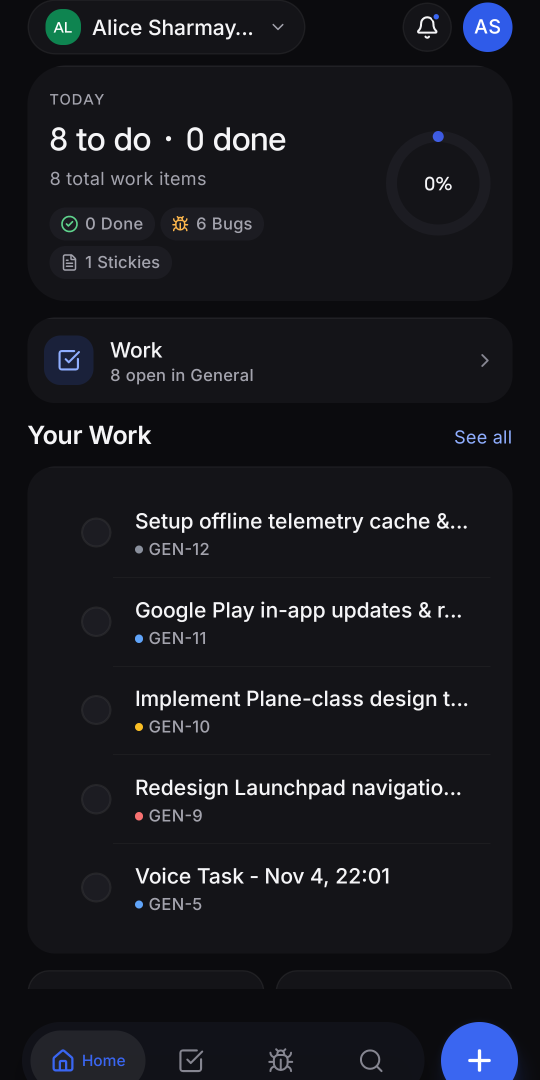
#> input picture playstore-assets/playstore/1_Home_Dashboard.png, 1080 x 2160 px, found by its file name (shown at 1/2 size)
$ python generate-creative-screenshots.py
#> lines starting #> are read from the running program, lines starting #| are printed output that depends on the picture
from PIL import Image, ImageDraw, ImageFont, ImageFilter
import os

out_dir = r'K:\Doit\playstore-assets\creative'
os.makedirs(out_dir, exist_ok=True)

slides = [
    {
        'file': '1_Home_Dashboard.png',
        'out': '01_PlayStore_Home_Dashboard.png',
        'badge': 'DAILY LAUNCHPAD',
        'badge_color': (59, 130, 246),
        'glow_color': (59, 130, 246),
        'title': 'Track Tasks With Speed & Clarity',
        'sub': 'Live progress rings, stat pills, and focused daily work.'
    },
    {
        'file': '2_Tasks_Board.png',
        'out': '02_PlayStore_Tasks_Board.png',
        'badge': 'SPRINT MANAGEMENT',
        'badge_color': (99, 102, 241),
        'glow_color': (99, 102, 241),
        'title': 'Organize Sprints & Workflows',
        'sub': 'Filter by Today, Inbox, or Upcoming with priority indicators.'
    },
    {
        'file': '3_Bug_Queue.png',
        'out': '03_PlayStore_Bug_Queue.png',
        'badge': 'INSTANT TELEMETRY',
        'badge_color': (244, 63, 94),
        'glow_color': (244, 63, 94),
        'title': 'Capture & Triage Bugs Rapidly',
        'sub': 'Automated device context, severity tiers, and shake intake.'
    },
    {
        'file': '4_Bug_Detail.png',
        'out': '04_PlayStore_AI_Prompt.png',
        'badge': 'AI-POWERED ACCELERATION',
        'badge_color': (168, 85, 247),
        'glow_color': (168, 85, 247),
        'title': 'Generate AI Solution Prompts',
        'sub': 'Turn tasks and bug reports into copy-ready coding prompts.'
    },
    {
        'file': '5_Our_Apps_Catalog.png',
        'out': '05_PlayStore_Our_Apps.png',
        'badge': 'SAMYUKT ECOSYSTEM',
        'badge_color': (16, 185, 129),
        'glow_color': (16, 185, 129),
        'title': 'Explore Our Companion Apps',
        'sub': 'Centralized registry of craft utilities, 100% privacy-first.'
    },
    {
        'file': '6_Settings_Ecosystem.png',
        'out': '06_PlayStore_Settings_Ecosystem.png',
        'badge': 'OFFLINE FIRST & ROBUST',
        'badge_color': (59, 130, 246),
        'glow_color': (59, 130, 246),
        'title': 'Engineered For Reliability',
        'sub': 'Native In-App Updates, dark-first styling, and zero bloat.'
    }
]

canvas_w, canvas_h = 1080, 2160
font_badge = ImageFont.truetype('segoeuib.ttf', 24)
font_title = ImageFont.truetype('segoeuib.ttf', 54)
font_sub = ImageFont.truetype('segoeui.ttf', 28)

for s in slides:
    bg = Image.new('RGB', (canvas_w, canvas_h), (8, 12, 22))
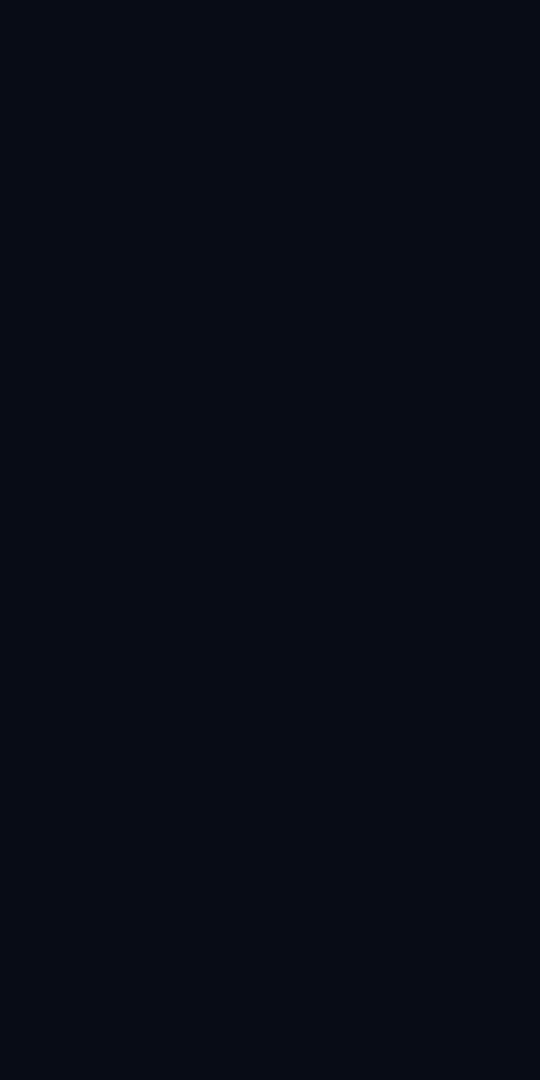
#> bg: PIL image 1080x2160 RGB (shown at 1/2 size); mean R, G, B 8, 12, 22

    # Glow
    glow = Image.new('RGBA', (canvas_w, canvas_h), (0, 0, 0, 0))
#> glow: PIL image 1080x2160 RGBA; every value is 0
    gdraw = ImageDraw.Draw(glow)
    gc = s['glow_color']
    gdraw.ellipse([120, 340, 960, 1100], fill=(gc[0], gc[1], gc[2], 65))
    glow = glow.filter(ImageFilter.GaussianBlur(110))
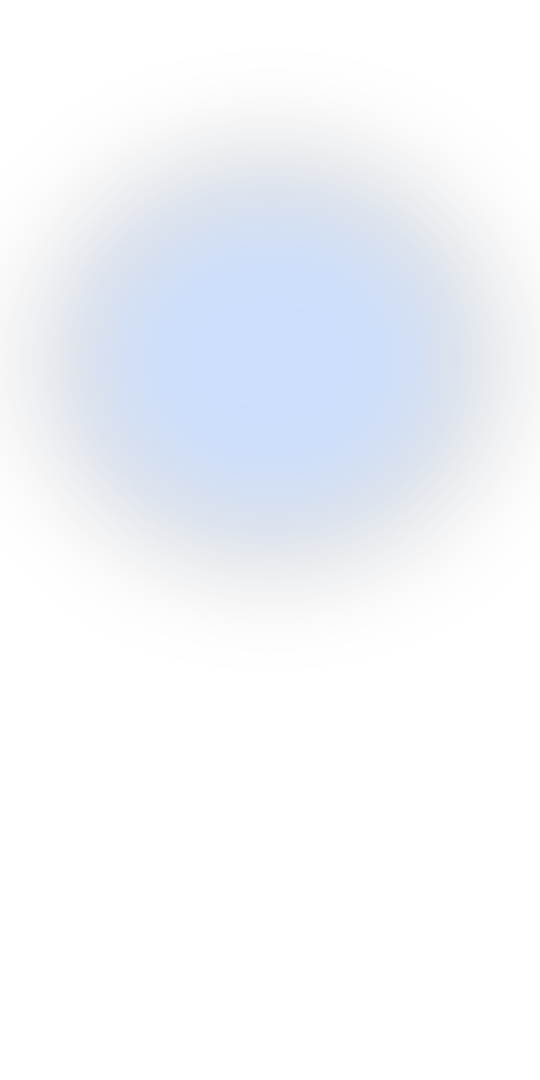
#> glow: PIL image 1080x2160 RGBA (shown at 1/2 size); mean R, G, B, A 12.6, 27.8, 52.6, 13.9; transparent parts drawn white
    bg.paste(Image.composite(glow, Image.new('RGBA', (canvas_w, canvas_h), (8, 12, 22, 255)), glow), (0, 0))
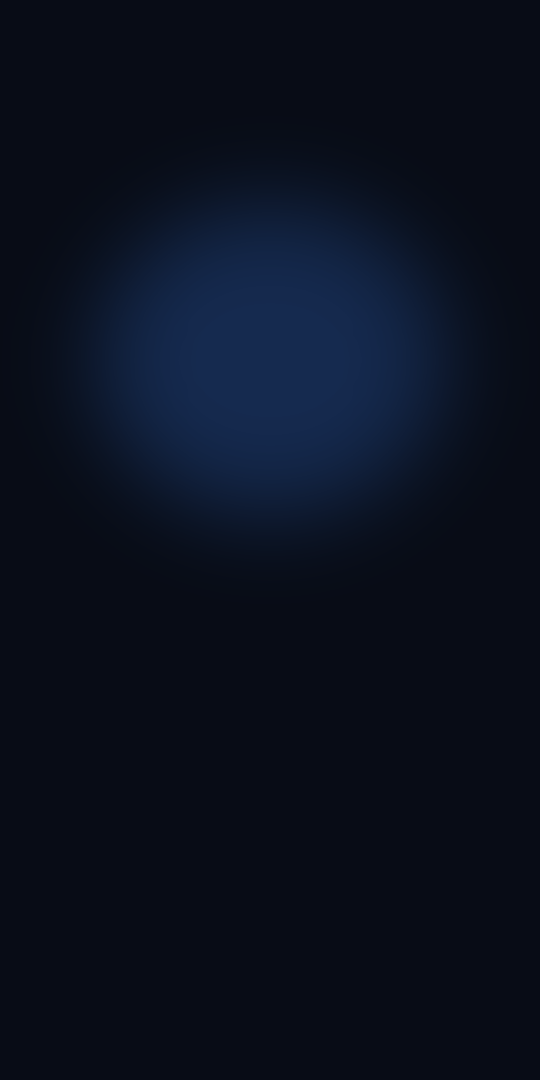
#> bg: PIL image 1080x2160 RGB (shown at 1/2 size); mean R, G, B 9.8, 16.3, 30.2

    draw = ImageDraw.Draw(bg)

    # Badge Pill
    bbox = font_badge.getbbox(s['badge'])
    bw = bbox[2] - bbox[0]
    bh = bbox[3] - bbox[1]
    px, py = 90, 85
    bc = s['badge_color']
    draw.rounded_rectangle([px, py, px + bw + 28, py + bh + 16], radius=16, fill=(int(bc[0]*0.2), int(bc[1]*0.2), int(bc[2]*0.2)), outline=bc, width=1)
    draw.text((px + 14, py + 7), s['badge'], font=font_badge, fill=(210, 230, 255))

    # Title & Sub
    draw.text((90, 155), s['title'], font=font_title, fill=(255, 255, 255))
    draw.text((90, 230), s['sub'], font=font_sub, fill=(148, 163, 184))

    # Mockup
    dev_w = 900
    dev_h = 1780
    dev_x = (canvas_w - dev_w) // 2
    dev_y = 330

    shadow = Image.new('RGBA', (canvas_w, canvas_h), (0, 0, 0, 0))
    sdraw = ImageDraw.Draw(shadow)
    sdraw.rounded_rectangle([dev_x - 12, dev_y - 6, dev_x + dev_w + 12, dev_y + dev_h + 12], radius=58, fill=(0, 0, 0, 180))
    shadow = shadow.filter(ImageFilter.GaussianBlur(34))
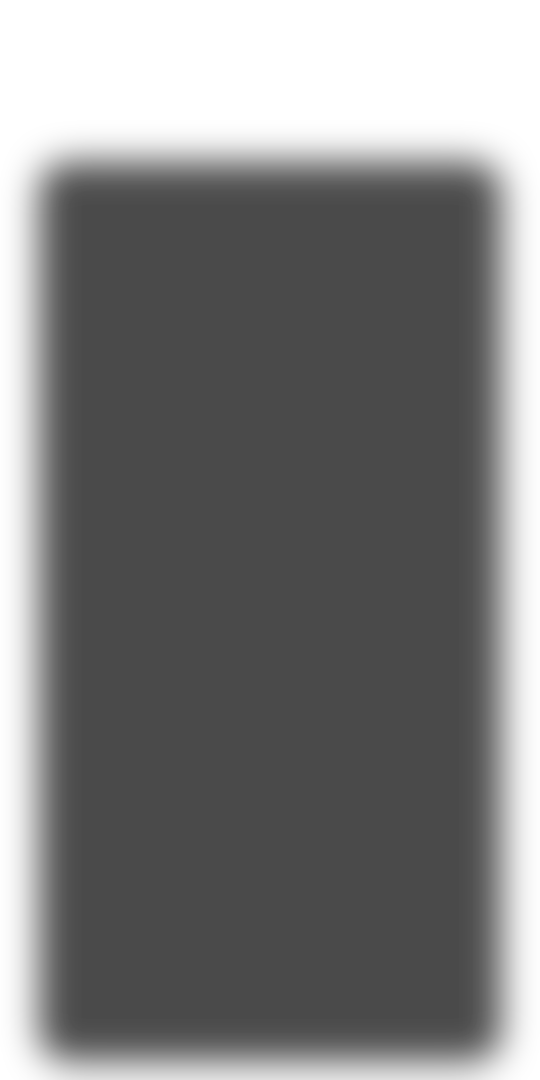
#> shadow: PIL image 1080x2160 RGBA (shown at 1/2 size); mean R, G, B, A 0, 0, 0, 128; transparent parts drawn white
    bg.paste(Image.composite(shadow, Image.new('RGBA', (canvas_w, canvas_h), (0, 0, 0, 0)), shadow), (0, 0), shadow)

    draw = ImageDraw.Draw(bg)
    draw.rounded_rectangle([dev_x, dev_y, dev_x + dev_w, dev_y + dev_h], radius=54, fill=(24, 29, 41), outline=(64, 73, 95), width=3)
    draw.rounded_rectangle([dev_x + 6, dev_y + 6, dev_x + dev_w - 6, dev_y + dev_h - 6], radius=48, fill=(11, 15, 23))

    scr_x = dev_x + 14
    scr_y = dev_y + 14
    scr_w = dev_w - 28
    scr_h = dev_h - 28

    screen_src = os.path.join(r'K:\Doit\playstore-assets\playstore', s['file'])
    scr_img = Image.open(screen_src).convert('RGB')
#> scr_img is the input picture: PIL image 1080x2160 RGB; mean R, G, B 24.3, 25, 30.3
    scr_resized = scr_img.resize((scr_w, scr_h), Image.Resampling.LANCZOS)
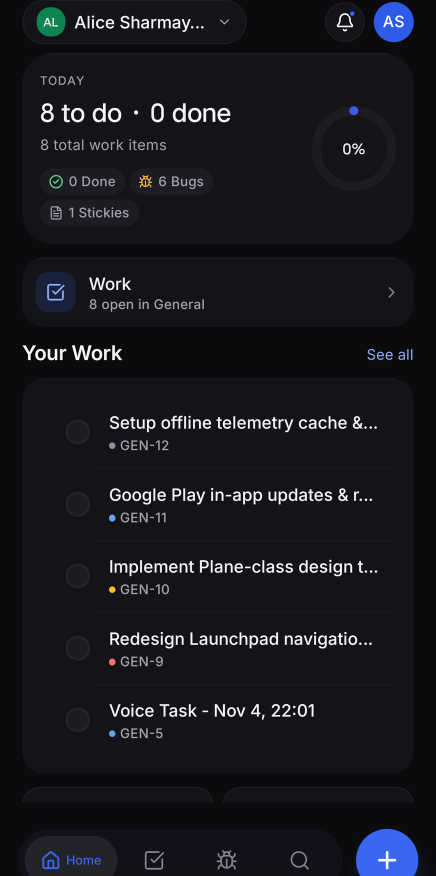
#> scr_resized: PIL image 872x1752 RGB (shown at 1/2 size); mean R, G, B 24.3, 25, 30.3

    mask = Image.new('L', (scr_w, scr_h), 0)
#> mask: PIL image 872x1752 L; every value is 0
    mask_draw = ImageDraw.Draw(mask)
    mask_draw.rounded_rectangle([0, 0, scr_w, scr_h], radius=40, fill=255)

    bg.paste(scr_resized, (scr_x, scr_y), mask)
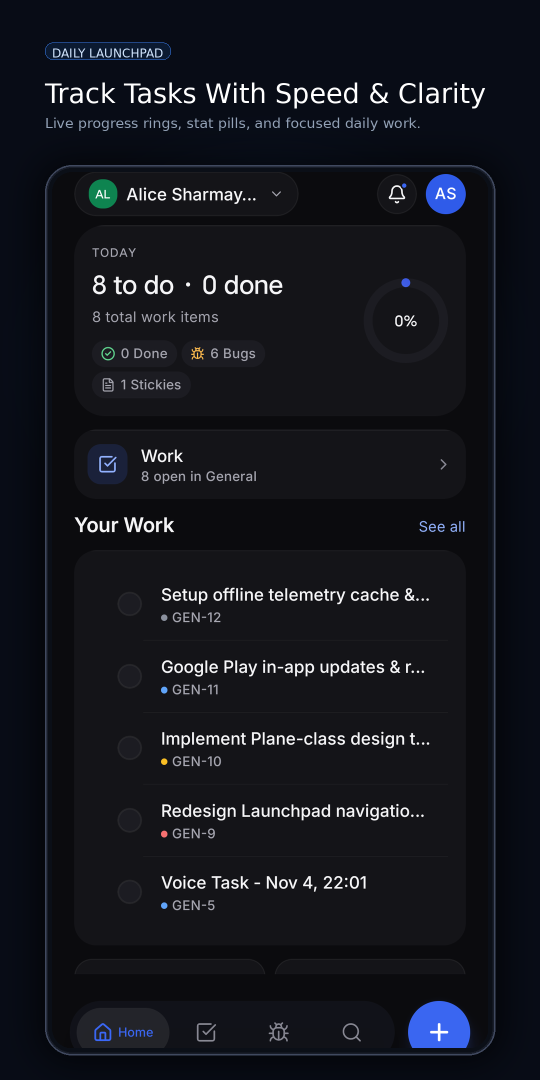
#> bg: PIL image 1080x2160 RGB (shown at 1/2 size); mean R, G, B 20.3, 22.2, 28.9

    # Dynamic island pill
    draw = ImageDraw.Draw(bg)
    pill_w, pill_h = 100, 22
    pill_x = dev_x + (dev_w - pill_w) // 2
    pill_y = scr_y + 12
    draw.rounded_rectangle([pill_x, pill_y, pill_x + pill_w, pill_y + pill_h], radius=11, fill=(0, 0, 0))

    out_file = os.path.join(out_dir, s['out'])
    bg.save(out_file, format='PNG', optimize=True)
    print('✔ Generated:', s['out'])
#> pass 2 of the loop `for s in slides:`:
#> `glow = glow.filter(ImageFilter.GaussianBlur(110))`:
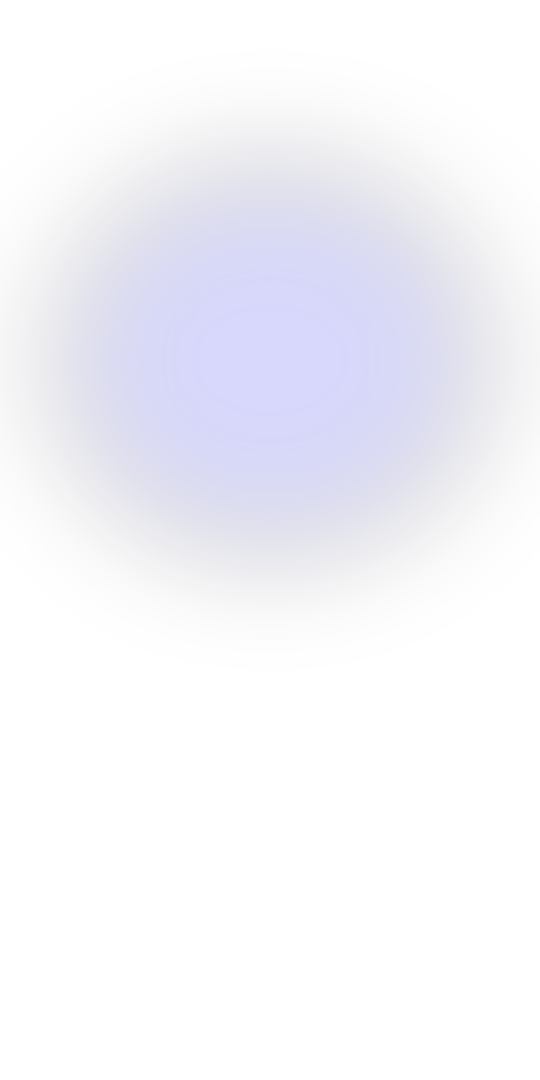
#> glow: PIL image 1080x2160 RGBA (shown at 1/2 size); mean R, G, B, A 21.2, 21.8, 51.5, 13.9; transparent parts drawn white
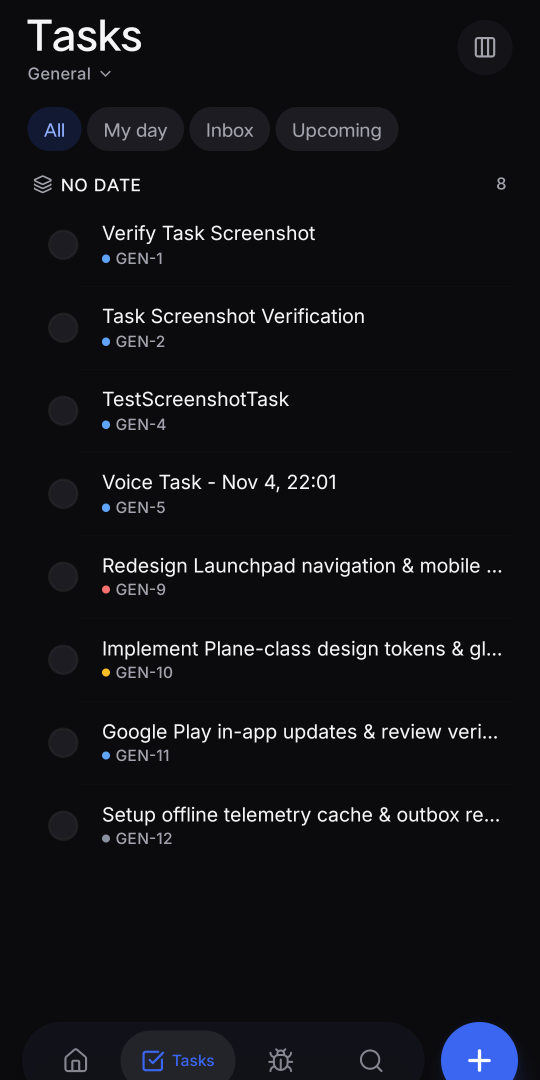
#> input picture playstore-assets/playstore/2_Tasks_Board.png, 1080 x 2160 px, found by its file name (shown at 1/2 size)
#> scr_img is the input picture: PIL image 1080x2160 RGB; mean R, G, B 18.1, 18.5, 22.8
#> `bg.paste(scr_resized, (scr_x, scr_y), mask)`:
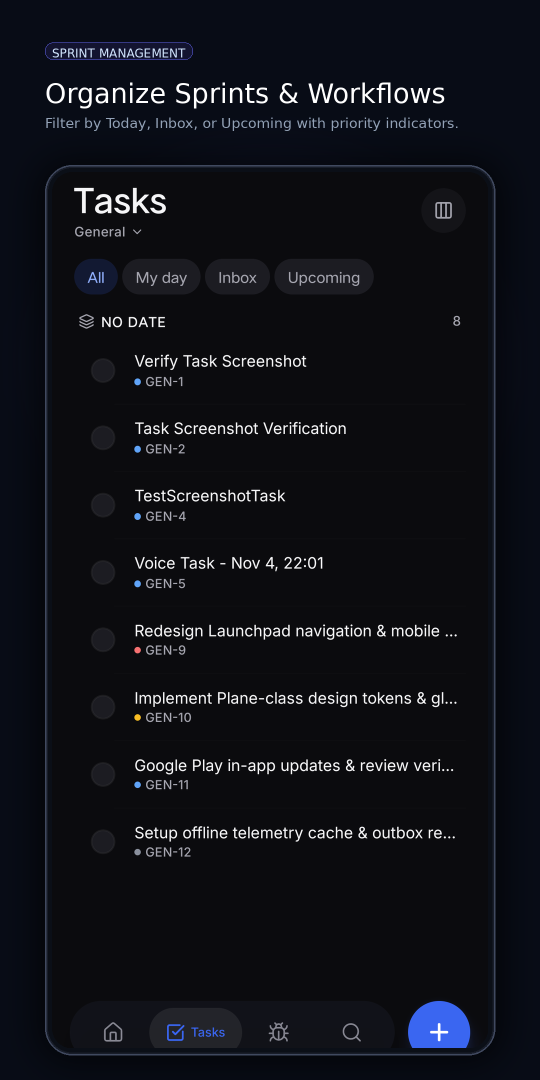
#> bg: PIL image 1080x2160 RGB (shown at 1/2 size); mean R, G, B 16.3, 17.9, 24
#> pass 3 of the loop `for s in slides:`:
#> `glow = glow.filter(ImageFilter.GaussianBlur(110))`:
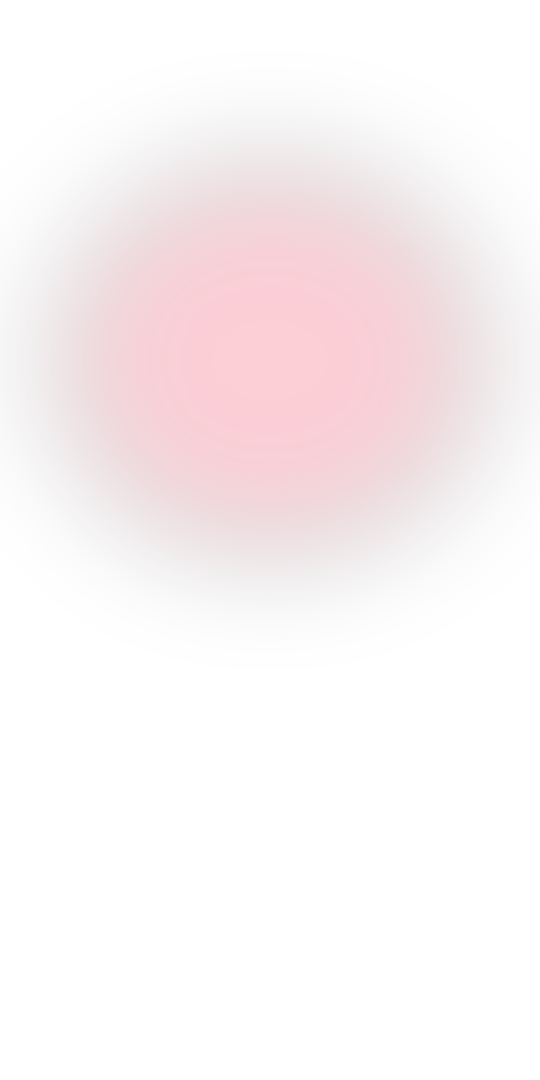
#> glow: PIL image 1080x2160 RGBA (shown at 1/2 size); mean R, G, B, A 52.2, 13.5, 20.1, 13.9; transparent parts drawn white
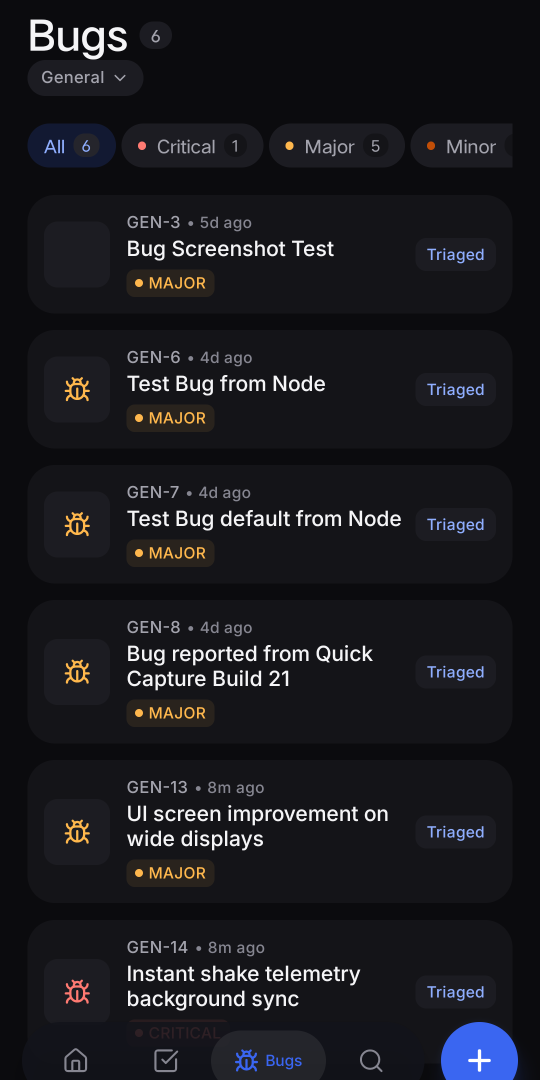
#> input picture playstore-assets/playstore/3_Bug_Queue.png, 1080 x 2160 px, found by its file name (shown at 1/2 size)
#> scr_img is the input picture: PIL image 1080x2160 RGB; mean R, G, B 25.7, 25.7, 30.2
#> `bg.paste(scr_resized, (scr_x, scr_y), mask)`:
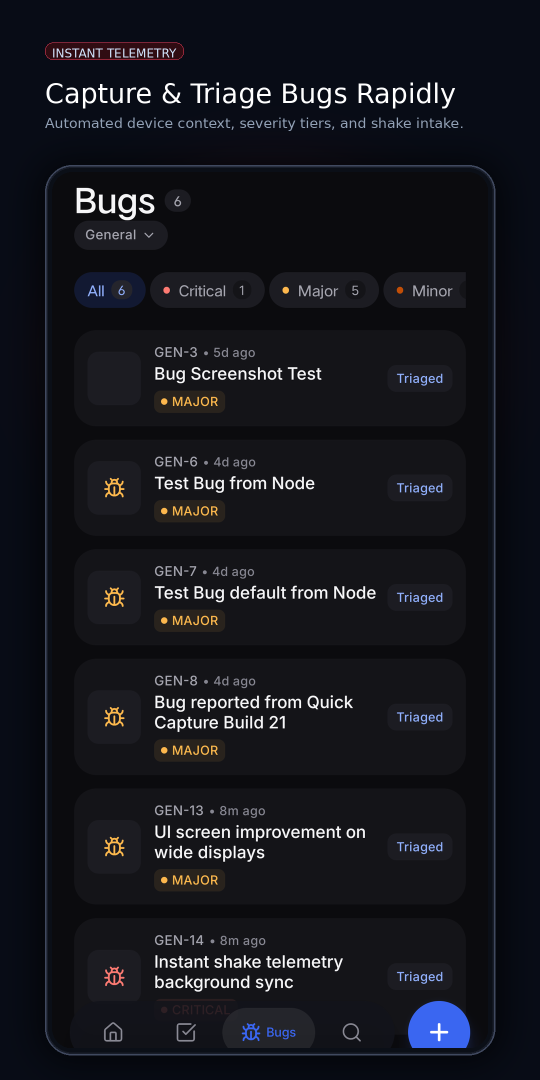
#> bg: PIL image 1080x2160 RGB (shown at 1/2 size); mean R, G, B 21.5, 22.5, 28.7
#> (the run stopped early here; a loop or call above may not have finished)
